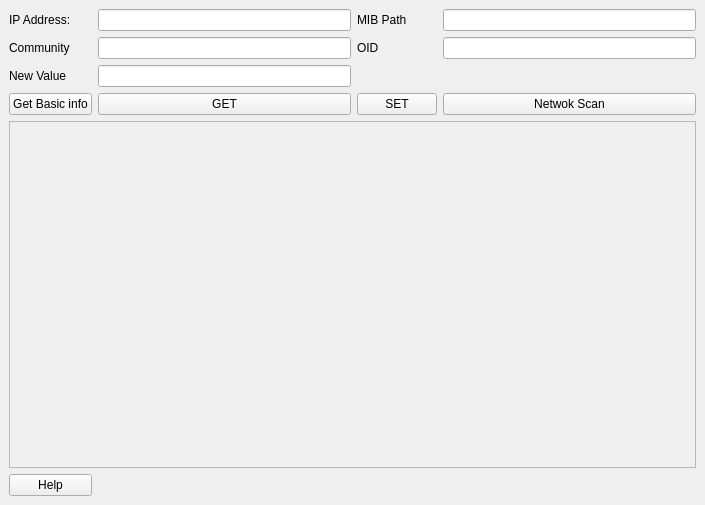
<?xml version="1.0" encoding="UTF-8"?>
<ui version="4.0">
 <class>MainWindow</class>
 <widget class="QMainWindow" name="MainWindow">
  <property name="geometry">
   <rect>
    <x>0</x>
    <y>0</y>
    <width>705</width>
    <height>505</height>
   </rect>
  </property>
  <property name="windowTitle">
   <string>MainWindow</string>
  </property>
  <widget class="QWidget" name="centralwidget">
   <layout class="QGridLayout" name="gridLayout">
    <item row="0" column="3">
     <widget class="QLineEdit" name="mibentry"/>
    </item>
    <item row="2" column="1">
     <widget class="QLineEdit" name="valentry"/>
    </item>
    <item row="5" column="0">
     <widget class="QPushButton" name="helpButton">
      <property name="text">
       <string>Help</string>
      </property>
     </widget>
    </item>
    <item row="0" column="0">
     <widget class="QLabel" name="iplbl">
      <property name="text">
       <string>IP Address:</string>
      </property>
     </widget>
    </item>
    <item row="0" column="2">
     <widget class="QLabel" name="miblbl">
      <property name="text">
       <string>MIB Path</string>
      </property>
     </widget>
    </item>
    <item row="1" column="0">
     <widget class="QLabel" name="comlbl">
      <property name="text">
       <string>Community</string>
      </property>
     </widget>
    </item>
    <item row="1" column="1">
     <widget class="QLineEdit" name="comentry"/>
    </item>
    <item row="2" column="0">
     <widget class="QLabel" name="vallbl">
      <property name="text">
       <string>New Value</string>
      </property>
     </widget>
    </item>
    <item row="1" column="2">
     <widget class="QLabel" name="oidlbl">
      <property name="text">
       <string>OID</string>
      </property>
     </widget>
    </item>
    <item row="0" column="1">
     <widget class="QLineEdit" name="ipentry"/>
    </item>
    <item row="1" column="3">
     <widget class="QLineEdit" name="oidentry"/>
    </item>
    <item row="4" column="0" colspan="4">
     <widget class="QScrollArea" name="scrollArea">
      <property name="widgetResizable">
       <bool>true</bool>
      </property>
      <widget class="QWidget" name="scrollAreaWidgetContents">
       <property name="geometry">
        <rect>
         <x>0</x>
         <y>0</y>
         <width>685</width>
         <height>349</height>
        </rect>
       </property>
       <layout class="QHBoxLayout" name="horizontalLayout">
        <item>
         <widget class="QLabel" name="reslbl">
          <property name="text">
           <string/>
          </property>
          <property name="alignment">
           <set>Qt::AlignLeading|Qt::AlignLeft|Qt::AlignTop</set>
          </property>
         </widget>
        </item>
       </layout>
      </widget>
     </widget>
    </item>
    <item row="3" column="0">
     <widget class="QPushButton" name="basicinfoButton">
      <property name="text">
       <string>Get Basic info</string>
      </property>
     </widget>
    </item>
    <item row="3" column="1">
     <widget class="QPushButton" name="getButton">
      <property name="text">
       <string>GET</string>
      </property>
     </widget>
    </item>
    <item row="3" column="2">
     <widget class="QPushButton" name="setButton">
      <property name="text">
       <string>SET</string>
      </property>
     </widget>
    </item>
    <item row="3" column="3">
     <widget class="QPushButton" name="netscanButton">
      <property name="text">
       <string>Netwok Scan</string>
      </property>
     </widget>
    </item>
   </layout>
  </widget>
 </widget>
 <resources/>
 <connections/>
</ui>
